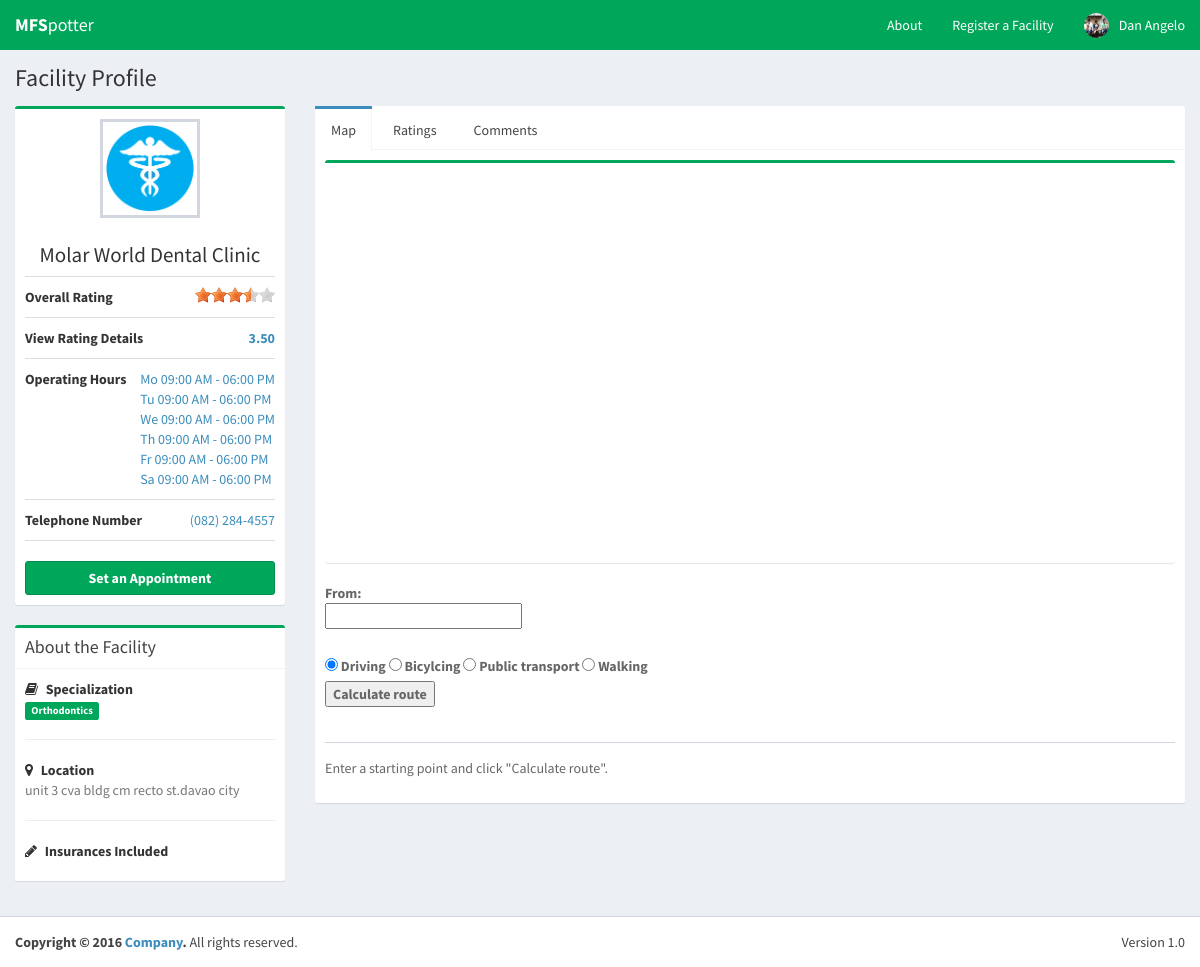
/facilityProfile.php?id=42 (signed in), run on the app's committed database.
### tables this page shows
CREATE TABLE IF NOT EXISTS `facility` (
  `facilityID` int(4) NOT NULL AUTO_INCREMENT,
  `facilityName` varchar(50) NOT NULL,
  `telephoneNumber` text NOT NULL,
  `longhitude` double DEFAULT NULL,
  `latitude` double DEFAULT NULL,
  `address` varchar(40) NOT NULL,
  `facilityPicture` varchar(30) NOT NULL,
  PRIMARY KEY (`facilityID`)
);

### config.php (called while the page is built, shortened)
<?php
$dbname="mfspotter";
?>

### facilityProfile.php (the view, shortened to what this page needs)
<?php
  $facility_id = $_GET["id"];
  include('config.php');
  $operating_period = array();
  $special = array();
  $query = "SELECT * FROM `facility` WHERE facilityID = " . $facility_id . " ";
  $result = mysqli_query($connect, $query);
  if(mysqli_num_rows($result) > 0)
  {
    while($row = mysqli_fetch_array($result))
    {
      $facility_name = $row['facilityName'];
      $facility_tel = $row['telephoneNumber'];
      $facility_address = $row['address'];
      $facility_picture = $row['facilityPicture'];
    }
  }
  $query4 = "SELECT specialization FROM specialization sp, hasspecialization hs, facility f WHERE f.facilityID = hs.facilityID AND sp.specializationID = hs.specializationID AND f.facilityID = " . $facility_id . " ";
  $result4 = mysqli_query($connect, $query4);
  if(mysqli_num_rows($result4) > 0)
  {
    while($row4 = mysqli_fetch_array($result4))
    {
      $special[] = $row4['specialization'];
    }
  }
  $query2 = "SELECT dayofweek, DATE_FORMAT(timeOpened, '%h:%i %p') AS Opening_Time, DATE_FORMAT(timeClosed, '%h:%i %p') AS Closing_Time FROM `operatingperiod` WHERE facilityID = " . $facility_id . " ";
  $result2 = mysqli_query($connect, $query2);
  if(mysqli_num_rows($result2) > 0)
  {
    while($row2 = mysqli_fetch_array($result2))
    {
      $operating_period[] = array($row2['dayofweek'],$row2['Opening_Time'], $row2['Closing_Time']);
    }
  }
function getOverallVotePerID($id){
  include('config.php');
  $query = "SELECT AVG(rating) as overall, (SELECT AVG(rating) as last FROM rating WHERE dateRated <= DATE_SUB(NOW(),INTERVAL 1 YEAR) AND rating.facilityID = ".$id.")/2 as oneYearBefore
  FROM rating, facility
  WHERE rating.facilityID = facility.facilityID AND facility.facilityID = ".$id."
            AND dateRated >= DATE_SUB(NOW(),INTERVAL 1 YEAR)
            GROUP BY facility.facilityID";
  $result = mysqli_query($connect, $query);
  if(mysqli_num_rows($result) > 0)
  {
    while($row = mysqli_fetch_array($result))
    {
      if($row['oneYearBefore'] == null)
      {
        return number_format($row['overall'],2);
      }
      else
      {
        return number_format(($row['overall'] + $row['oneYearBefore'])/2 ,2);
      }
    }
  }
  else
  {
    return 0;
  }
}
?>
<!DOCTYPE html>
<html>
<head>
  <link rel="stylesheet" href="bootstrap/css/bootstrap.min.css">
  <link rel="stylesheet" href="https://cdnjs.cloudflare.com/ajax/libs/font-awesome/4.5.0/css/font-awesome.min.css">
  <link rel="stylesheet" href="https://cdnjs.cloudflare.com/ajax/libs/ionicons/2.0.1/css/ionicons.min.css">
  <link rel="stylesheet" href="dist/css/AdminLTE.min.css">
  <link rel="stylesheet" href="dist/css/skins/_all-skins.min.css">
  <link rel="stylesheet" href="plugins/rateit-scripts/rateit.css">
  <link rel="stylesheet" href="http://maxcdn.bootstrapcdn.com/font-awesome/latest/css/font-awesome.min.css">
  <link rel="stylesheet" href="dist/themes/fontawesome-stars.css">
  <link rel="stylesheet" href="dist/themes/fontawesome-stars-o.css">
</head>
<body class="hold-transition skin-green layout-top-nav" onload="load()">
<div class="wrapper">
   <header class="main-header">
    <nav class="navbar navbar-static-top">
      <div class="navbar-header">
        <a href="../mfspotter/Landing.php" class="navbar-brand"><b>MFS</b>potter</a>
      </div>
        <div class="navbar-custom-menu">
          <ul class="nav navbar-nav">
            <li><a href="#">About</a></li>
          <?php
            include("config.php");
            include("header.php");
          ?>
          </li>
        </ul>
      </div>
    </nav>
  </header>
  <div class="content-wrapper">
      <section class="content-header">
        <h1>
          Facility Profile
        </h1>
      </section>
      <section class="content">
        <div class="row">
          <div class="col-md-3">
            <div class="box box-primary box-success">
              <div class="box-body box-profile">
                <img class="profile-user-img img-responsive" src="/mfspotter/dist/img/facilitypic/<?php echo $facility_picture ?>.jpg" alt="User profile picture">
                <h3 class="profile-username text-center"><?php echo $facility_name ?></h3>
                <ul class="list-group list-group-unbordered">
                  <li class="list-group-item">
                    <b>Overall Rating</b>
                        <a class="pull-right">
                          <div class="rateit" data-rateit-value="<?php echo getOverallVotePerID($facility_id)?>"  data-rateit-ispreset="true" data-rateit-readonly="true">
                          </div>
                        </a>
                  </li>
                  <li class="list-group-item">
                    <b>View Rating Details</b>
                        <a class="pull-right">
                         <b><a data-toggle="modal" href="#ratingDetailsModal" class="pull-right"><?php echo number_format(getOverallVotePerID($facility_id),2)?></a></b>
                        </a>
                  </li>
                  <li class="list-group-item">
                    <b>Operating Hours</b> <a class="pull-right">
                    <?php
                      for($row = 0; $row < count($operating_period); $row++)
                      {
                        if($operating_period[$row][0] == 0)
                        {
                          $operating_period[$row][0] = "Su";
                        }
                        else if($operating_period[$row][0] == 1)
                        {
                          $operating_period[$row][0] = "Mo";
                        }
                        else if($operating_period[$row][0] == 2)
                        {
                          $operating_period[$row][0] = "Tu";
                        }
                        else if($operating_period[$row][0] == 3)
                        {
                          $operating_period[$row][0] = "We";
                        }
                        else if($operating_period[$row][0] == 4)
                        {
                          $operating_period[$row][0] = "Th";
                        }
                        else if($operating_period[$row][0] == 5)
                        {
                          $operating_period[$row][0] = "Fr";
                        }
                        else if($operating_period[$row][0] == 6)
                        {
                          $operating_period[$row][0] = "Sa";
                        }
                        echo ''. $operating_period[$row][0] . ' '. $operating_period[$row][1] .' - '. $operating_period[$row][2] ;
                        echo '<br/>';
                      }
                    ?>
                    </a>
                  </li>
                  <li class="list-group-item">
                    <b>Telephone Number</b> <a class="pull-right"><?php echo $facility_tel ?></a>
                  </li>
                </ul>
                 <a href="appointment.php?id=<?php echo $facility_id ?>" class="btn btn-success btn-block"><b>Set an Appointment</b></a>
              </div>
            </div>
            <div class="box box-primary box-success">
              <div class="box-header with-border">
                <h3 class="box-title">About the Facility</h3>
              </div>
              <div class="box-body">
                <strong><i class="fa fa-book margin-r-5"></i> Specialization</strong>
                <p class="text-muted">
                  <?php
                    foreach($special as $sp)
                    {
                      echo '<span class="label label-success">'. $sp .'</span> ';
                    }
                  ?>
                </p>
                <hr>
                <strong><i class="fa fa-map-marker margin-r-5"></i> Location</strong>
                <p class="text-muted"><?php echo $facility_address ?></p>
                <hr>
                <strong><i class="fa fa-pencil margin-r-5"></i> Insurances Included</strong>
              </div>
            </div>
          </div>
        <div class="col-md-9">
          <div class="nav-tabs-custom">
            <ul class="nav nav-tabs">
              <li class="active"><a href="#ltab_1" data-toggle="tab">Map</a></li>
              <li><a href="#ltab_2" data-toggle="tab">Ratings</a></li>
              <li><a href="#ltab_3" data-toggle="tab">Comments</a></li>
            </ul>
            <div class="tab-content">
              <div class="tab-pane active" id="ltab_1">
                <div class="box box-primary box-success">
                  <div id="viewfaci_map" style="position: relative; width:100%; height:400px"></div>
                </div>
                <div class="post">
                  <div class="user-block">
                      <label>
                        From: <br />
                        <input type="text" id="routeStart">
                              <br><a href="#" class="autoLink" style="display: none;">Use current location: <span>not found</span></a>
                      </label>
                        <br>
                        <label>
                        <br>
                      <label><input type="radio" name="travelMode" value="DRIVING" checked /> Driving</label>
                      <label><input type="radio" name="travelMode" value="BICYCLING" /> Bicylcing</label>
                      <label><input type="radio" name="travelMode" value="TRANSIT" /> Public transport</label>
                      <label><input type="radio" name="travelMode" value="WALKING" /> Walking</label>
                      <br><input type="submit" value="Calculate route" onclick="calcRoute();return false">
                  </div>
                </div>
                <div class="post">
                  <div class="user-block">
                    <div id="directionsPanel">
                      Enter a starting point and click "Calculate route".
                    </div>
                  </div>
                </div>
              </div>
            </div>
          </div>
        </div>
        </div>
        </div>
  </div>
  <footer class="main-footer">
    <div class="pull-right hidden-xs">
      Version 1.0
    </div>
    <strong>Copyright &copy; 2016 <a href="#">Company</a>.</strong> All rights reserved.
  </footer>
</body>
</html>

### data on the page
facility: facilityPicture (placeholder picture), facilityName "Molar World Dental Clinic", telephoneNumber "(082) 284-4557", address "unit 3 cva bldg cm recto st.davao city"

### other printed values
$_SESSION["firstname"] "Dan Angelo"
getOverallVotePerID($facility_id) "3.50"
$operating_period[$row][0] "Mo"
$operating_period[$row][1] "09:00 AM"
$operating_period[$row][2] "06:00 PM"
$operating_period[$row][0] "Tu"
$operating_period[$row][0] "We"
$operating_period[$row][0] "Th"
$operating_period[$row][0] "Fr"
$operating_period[$row][0] "Sa"
$sp "Orthodontics"
